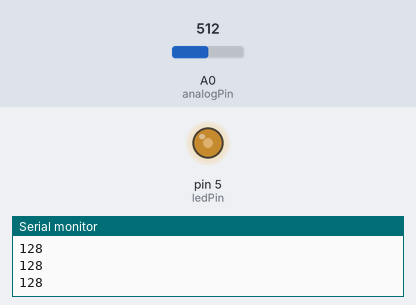
Recording of a sketch running on a simulated Arduino Uno, built with avr-gcc and run on an emulated ATmega328P. Parts: output pins drawn as LEDs (lit = HIGH), the last lines printed to the serial monitor. The inputs (shaded band) are chosen by the test bench; at power-on: A0 (analogPin) = 512.

Above: at 1.2 s.
1.3 s: A0 (analogPin) set to 716
At 2.5 s:
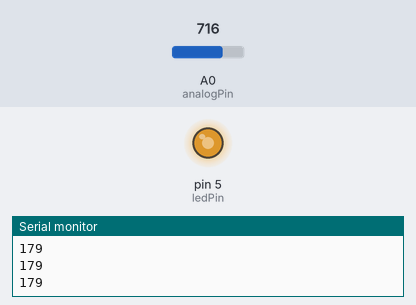
2.8 s: A0 (analogPin) set to 900
At 3.9 s:
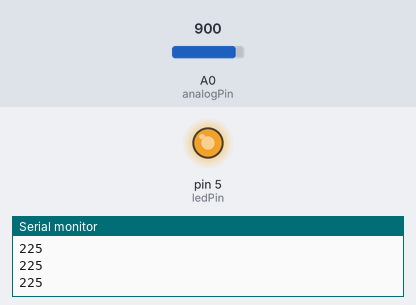
4.3 s: A0 (analogPin) set to 122
At 5.0 s:
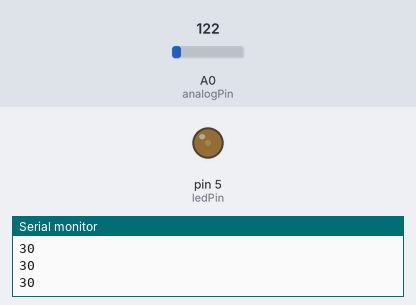
5.8 s: A0 (analogPin) set to 0
At 6.1 s:
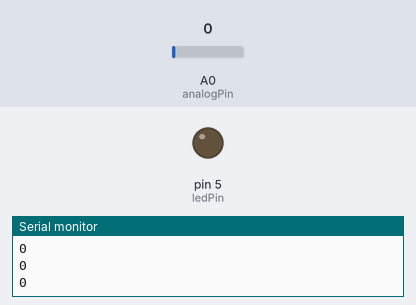
Timing chart, 0 to 8.3 s (numbered marks = the images above; inputs shaded):
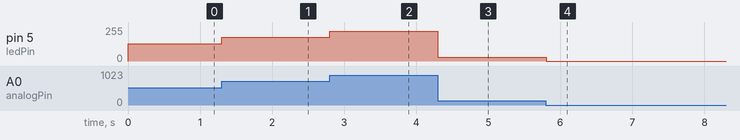

The sketch:

potenciometro.ino
```cpp
const int ledPin = 5;
const int analogPin = 0;
int val = 0;

void setup() {
    // initialize serial:
  Serial.begin(9600);
  pinMode(ledPin,OUTPUT);
                      // you're connected now, so print out the status
}


void loop() {
  val = analogRead(analogPin);

  analogWrite(ledPin, val/4);

  Serial.println(val/4);
}
```

Measured:
- after the input at 1.3 s, pin 5 (ledPin): 128/255 → 179/255 at once
- after the input at 2.8 s, pin 5 (ledPin): 179/255 → 225/255 at once
- after the input at 4.3 s, pin 5 (ledPin): 225/255 → 30/255 at once
- after the input at 5.8 s, pin 5 (ledPin): 30/255 → 0/255 at once
